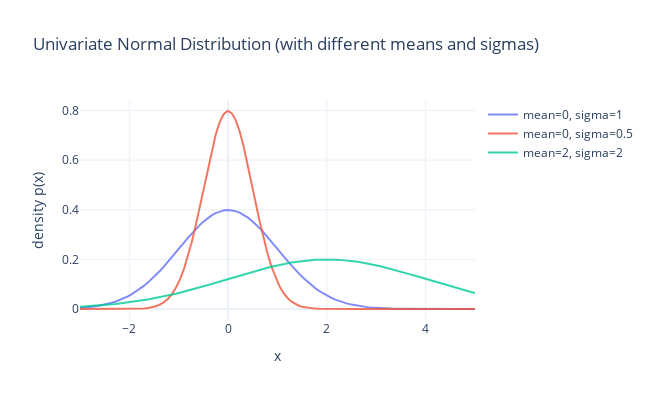

This figure's notebook cell:
### Code cell
# use Gaussian to generate probabilities for a set of points
x = np.linspace(-3, 5, 100)
y1 = uni_normal(x, 0, 1)
y2 = uni_normal(x, 0, 0.5)
y3 = uni_normal(x, 2, 2)

fig = go.Figure()
fig.add_trace(go.Scatter(x=x, y=y1, mode='lines', name='mean=0, sigma=1', opacity=0.8))
fig.add_trace(go.Scatter(x=x, y=y2, mode='lines', name='mean=0, sigma=0.5', opacity=0.8))
fig.add_trace(go.Scatter(x=x, y=y3, mode='lines', name='mean=2, sigma=2', opacity=0.8))
fig.update_layout(autosize=False, width=650, height=400,
    xaxis_title="x", yaxis_title="density p(x)",
    title='Univariate Normal Distribution (with different means and sigmas)')
fig.show()
